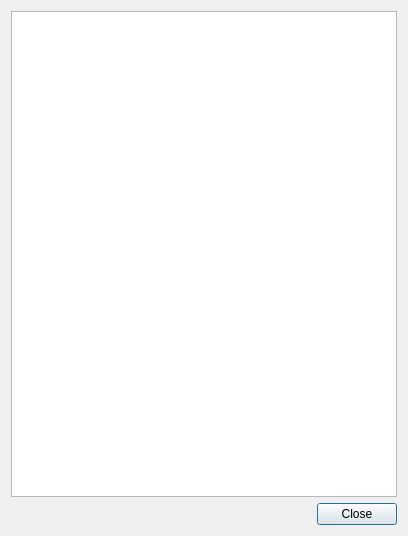
<?xml version="1.0" encoding="UTF-8"?>
<ui version="4.0">
 <class>donatorsDialog</class>
 <widget class="QDialog" name="donatorsDialog">
  <property name="geometry">
   <rect>
    <x>0</x>
    <y>0</y>
    <width>408</width>
    <height>536</height>
   </rect>
  </property>
  <property name="windowTitle">
   <string>List of Contributors</string>
  </property>
  <property name="windowIcon">
   <iconset resource="eepe.qrc">
    <normaloff>:/icon.png</normaloff>:/icon.png</iconset>
  </property>
  <layout class="QGridLayout" name="gridLayout">
   <item row="1" column="0">
    <widget class="QDialogButtonBox" name="buttonBox">
     <property name="orientation">
      <enum>Qt::Horizontal</enum>
     </property>
     <property name="standardButtons">
      <set>QDialogButtonBox::Close</set>
     </property>
    </widget>
   </item>
   <item row="0" column="0">
    <widget class="QPlainTextEdit" name="plainTextEdit">
     <property name="readOnly">
      <bool>true</bool>
     </property>
    </widget>
   </item>
  </layout>
 </widget>
 <resources>
  <include location="eepe.qrc"/>
 </resources>
 <connections>
  <connection>
   <sender>buttonBox</sender>
   <signal>accepted()</signal>
   <receiver>donatorsDialog</receiver>
   <slot>accept()</slot>
   <hints>
    <hint type="sourcelabel">
     <x>248</x>
     <y>254</y>
    </hint>
    <hint type="destinationlabel">
     <x>157</x>
     <y>274</y>
    </hint>
   </hints>
  </connection>
  <connection>
   <sender>buttonBox</sender>
   <signal>rejected()</signal>
   <receiver>donatorsDialog</receiver>
   <slot>reject()</slot>
   <hints>
    <hint type="sourcelabel">
     <x>316</x>
     <y>260</y>
    </hint>
    <hint type="destinationlabel">
     <x>286</x>
     <y>274</y>
    </hint>
   </hints>
  </connection>
 </connections>
</ui>
